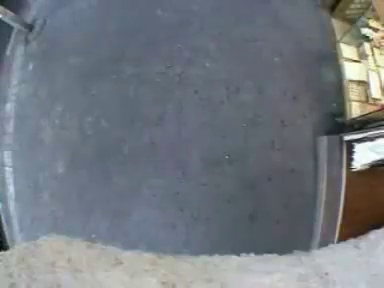
#> input picture frame 27 of People_10.mp4, 384 x 288 px, given in place of People.mp4, which was not available
$ python background_subtraction.py
#> lines starting #> are read from the running program, lines starting #| are printed output that depends on the picture; pictures that were not available may be replaced by others from this repository, and a replacement may not be noted
# -*- coding: utf-8 -*-
"""
Created on Tue Nov 24 23:50:30 2015

@author: siddh
"""

import numpy as np
import cv2


def diffImg(t0, t1, t2):
  d1 = cv2.absdiff(t2, t1)
  d2 = cv2.absdiff(t1, t0)
  return cv2.bitwise_and(d1, d2)

cam = cv2.VideoCapture("People.mp4")

winName = "Movement Indicator"

cv2.namedWindow(winName)

# Read three images first:
t_minus = cv2.cvtColor(cam.read()[1], cv2.COLOR_RGB2GRAY)
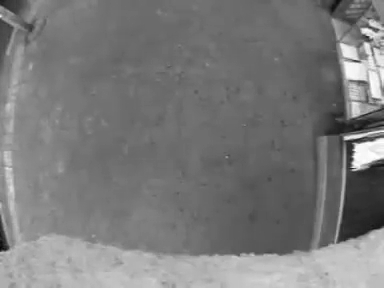
#> t_minus: shape (288, 384); min 4, max 255, mean 122.1
t = cv2.cvtColor(cam.read()[1], cv2.COLOR_RGB2GRAY)
t_plus = cv2.cvtColor(cam.read()[1], cv2.COLOR_RGB2GRAY)

while True:
  cv2.imshow( winName, diffImg(t_minus, t, t_plus) )
#> in diffImg, `d1 = cv2.absdiff(t2, t1)`:
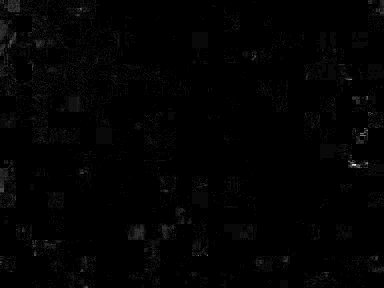
#> d1: shape (288, 384); min 0, max 28, mean 0.3; drawn with min black and max white
#> in diffImg, `d2 = cv2.absdiff(t1, t0)`:
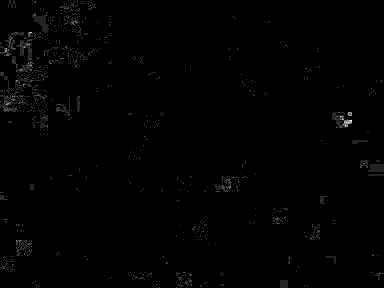
#> d2: shape (288, 384); min 0, max 7, mean 0.0499; drawn with min black and max white
  # Read next image
  t_minus = t
  t = t_plus
  t_plus = cv2.cvtColor(cam.read()[1], cv2.COLOR_RGB2GRAY)
  key = cv2.waitKey(10)
#> (key Esc is pressed here)
  if key == 27:
    cv2.destroyWindow(winName)
    break

$ run again, starting later in the video
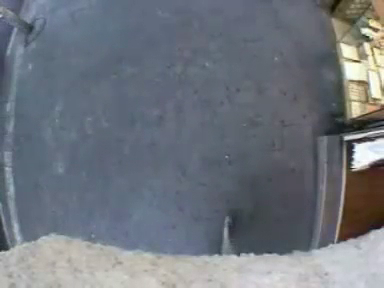
#> input picture frame 123 of People_10.mp4, 384 x 288 px, given in place of People.mp4, which was not available
#> in diffImg, `d1 = cv2.absdiff(t2, t1)`:
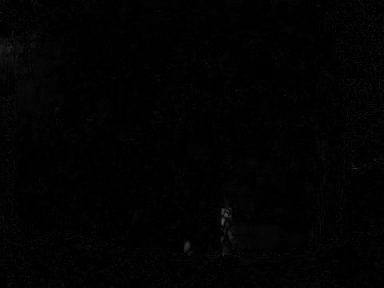
#> d1: shape (288, 384); min 0, max 80, mean 2.3
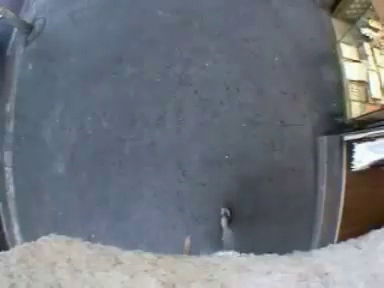
#> input picture frame 126 of People_10.mp4, 384 x 288 px, given in place of People.mp4, which was not available

$ run again, starting later in the video
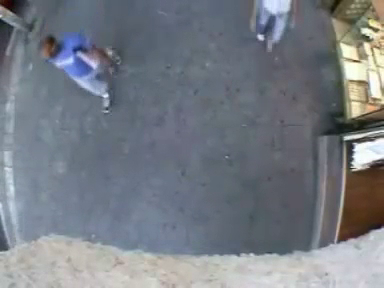
#> input picture frame 220 of People_10.mp4, 384 x 288 px, given in place of People.mp4, which was not available
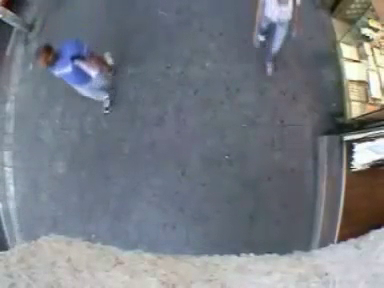
#> input picture frame 222 of People_10.mp4, 384 x 288 px, given in place of People.mp4, which was not available
#> in diffImg, `d1 = cv2.absdiff(t2, t1)`:
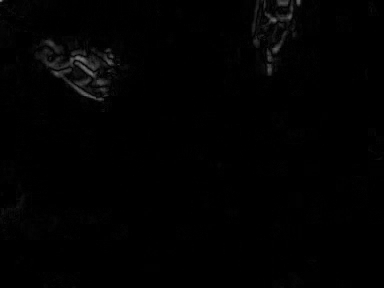
#> d1: shape (288, 384); min 0, max 139, mean 1.7
